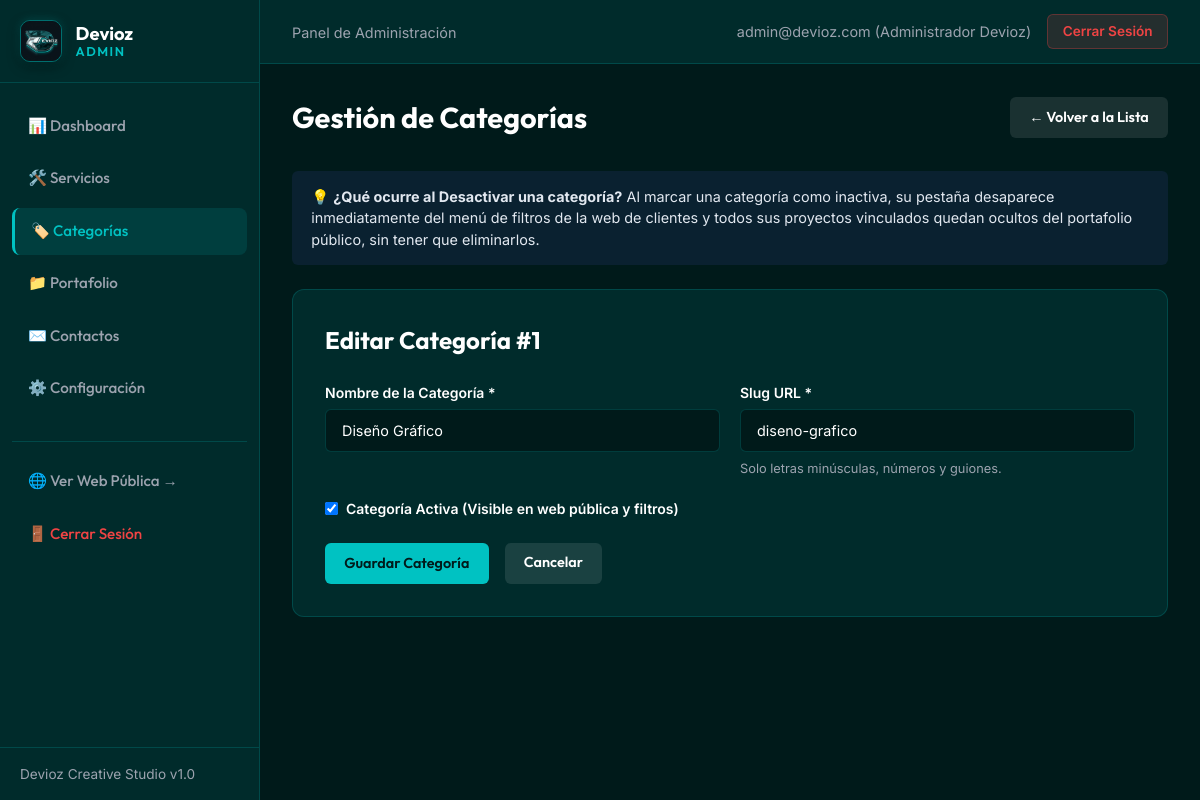
/admin/categorias.php?action=edit&id=1 (signed in), run on the app's committed database.
### tables this page shows
CREATE TABLE `categorias` (
  `id` INT AUTO_INCREMENT PRIMARY KEY,
  `nombre` VARCHAR(100) NOT NULL,
  `slug` VARCHAR(120) NOT NULL UNIQUE,
  `estado` TINYINT DEFAULT 1 COMMENT '1: Activo, 0: Inactivo',
  `creado_en` TIMESTAMP DEFAULT CURRENT_TIMESTAMP,
  KEY `idx_categorias_estado` (`estado`)
);

### backend/helpers/validation.php (called while the page is built, shortened)
<?php
function sanitizeText($data) {
    return htmlspecialchars(trim($data), ENT_QUOTES, 'UTF-8');
}

### admin/categorias.php (the view, shortened to what this page needs)
<?php
require_once __DIR__ . '/../backend/helpers/validation.php';
$pdo = getPDOConnection();
$action = sanitizeText($_GET['action'] ?? 'list');
$editCategory = null;
if ($action === 'edit' && isset($_GET['id'])) {
    $id = (int)$_GET['id'];
    $stmt = $pdo->prepare("SELECT * FROM categorias WHERE id = :id");
    $stmt->execute(['id' => $id]);
    $editCategory = $stmt->fetch();
}
require_once __DIR__ . '/includes/header.php';
?>
<div class="page-title-box">
  <h1 class="page-title">Gestión de Categorías</h1>
  <?php if ($action === 'list'): ?>
    <a href="categorias.php?action=create" class="btn-admin btn-admin-primary">+ Nueva Categoría</a>
  <?php else: ?>
    <a href="categorias.php" class="btn-admin btn-admin-secondary">&larr; Volver a la Lista</a>
  <?php endif; ?>
</div>
<div class="alert-admin alert-admin-info" style="background: rgba(99, 102, 241, 0.1); border-left: 4px solid var(--devioz-accent); color: #e2e8f0; margin-bottom: 1.5rem; padding: 0.9rem 1.2rem; border-radius: 6px; font-size: 0.9rem;">
  💡 <strong>¿Qué ocurre al Desactivar una categoría?</strong> Al marcar una categoría como inactiva, su pestaña desaparece inmediatamente del menú de filtros de la web de clientes y todos sus proyectos vinculados quedan ocultos del portafolio público, sin tener que eliminarlos.
</div>
<?php if ($action === 'create' || $action === 'edit'): ?>
  <div class="admin-card">
    <h2 style="font-family: var(--font-heading); margin-bottom: 1.5rem;">
      <?php echo $editCategory ? 'Editar Categoría #' . $editCategory['id'] : 'Crear Nueva Categoría'; ?>
    </h2>
    <form method="POST" action="categorias.php">
      <div class="form-grid">
        <div class="form-group-admin">
          <label for="nombre">Nombre de la Categoría *</label>
          <input type="text" id="nombre" name="nombre" class="form-control-admin" maxlength="100" required value="<?php echo htmlspecialchars($editCategory['nombre'] ?? ''); ?>">
        </div>
        <div class="form-group-admin">
          <label for="slug">Slug URL *</label>
          <input type="text" id="slug" name="slug" class="form-control-admin" maxlength="120" placeholder="ej-branding" required value="<?php echo htmlspecialchars($editCategory['slug'] ?? ''); ?>">
          <small style="color: var(--devioz-gray); font-size: 0.8rem;">Solo letras minúsculas, números y guiones.</small>
        </div>
        <div class="form-group-admin full">
          <label style="display: flex; align-items: center; gap: 0.5rem; cursor: pointer;">
            <input type="checkbox" name="estado" value="1" <?php echo (!isset($editCategory) || $editCategory['estado'] == 1) ? 'checked' : ''; ?>>
            <span>Categoría Activa (Visible en web pública y filtros)</span>
          </label>
        </div>
      </div>
      <div style="margin-top: 1.5rem; display: flex; gap: 1rem;">
        <button type="submit" class="btn-admin btn-admin-primary">Guardar Categoría</button>
        <a href="categorias.php" class="btn-admin btn-admin-secondary">Cancelar</a>
      </div>
    </form>
  </div>
<?php endif; ?>
<?php require_once __DIR__ . '/includes/footer.php'; ?>

### admin/assets/css/admin.css (style rules this page uses)
:root { --devioz-primary: #00c2c2; --devioz-primary-hover: #00d4d4; --devioz-dark: #001a1a; --devioz-dark-secondary: #002b2b; --devioz-teal-deep: #004d4d; --devioz-teal: #14b8a6; --devioz-white: #ffffff; --devioz-gray: #9ca3af; --devioz-border: rgba(0, 194, 194, 0.2); --devioz-danger: #ef4444; --devioz-success: #25d366; --devioz-warning: #f59e0b; --sidebar-width: 260px; --font-heading: 'Outfit', sans-serif; --font-body: 'Inter', sans-serif; }
*, *::before, *::after { box-sizing: border-box; margin: 0; padding: 0; }
body { font-family: var(--font-body); background-color: var(--devioz-dark); color: var(--devioz-white); line-height: 1.5; display: flex; min-height: 100vh; }
a { color: inherit; text-decoration: none; }
.page-title-box { margin-bottom: 2rem; display: flex; align-items: center; justify-content: space-between; }
.page-title { font-family: var(--font-heading); font-size: 1.8rem; font-weight: 700; }
.btn-admin { display: inline-flex; align-items: center; gap: 0.4rem; padding: 0.6rem 1.2rem; font-family: var(--font-heading); font-size: 0.9rem; font-weight: 600; border-radius: 6px; border: none; cursor: pointer; transition: all 0.2s ease; }
.btn-admin-primary { background: var(--devioz-primary); color: var(--devioz-dark); }
.btn-admin-secondary { background: rgba(255,255,255,0.1); color: #fff; }
.admin-card { background: var(--devioz-dark-secondary); border: 1px solid var(--devioz-border); border-radius: 12px; padding: 2rem; margin-bottom: 2rem; }
.form-grid { display: grid; grid-template-columns: repeat(2, 1fr); gap: 1.25rem; }
.form-group-admin { display: flex; flex-direction: column; gap: 0.4rem; }
.form-group-admin.full { grid-column: span 2; }
.form-group-admin label { font-size: 0.875rem; font-weight: 600; color: var(--devioz-white); }
.form-control-admin { background: var(--devioz-dark); border: 1px solid var(--devioz-border); border-radius: 6px; padding: 0.75rem 1rem; color: #fff; font-family: var(--font-body); font-size: 0.9rem; outline: none; }
.alert-admin { padding: 1rem 1.25rem; border-radius: 8px; margin-bottom: 1.5rem; font-size: 0.9rem; }

### data on the page
categorias: id "1", nombre "Diseño Gráfico", slug "diseno-grafico", estado "☑"

### other printed values
$currentUser['email'] "admin@devioz.com"
$currentUser['nombre'] "Administrador Devioz"
